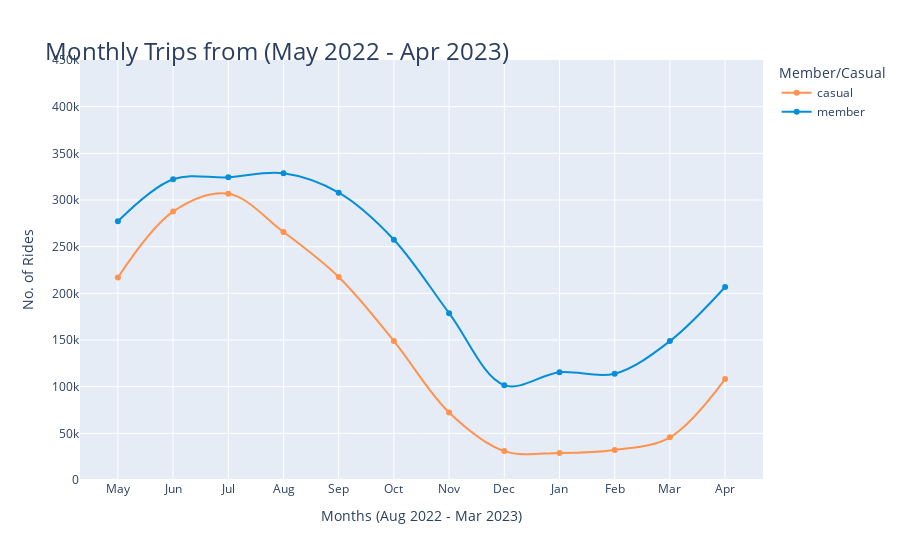

Here is the notebook cell this chart was saved with:
### Code cell
df_pv5 = cyc_data_combined.groupby(['year', 'month', 'member_casual'], as_index=False).count()
df_pv5 = df_pv5[df_pv5['ride_id'] != 0]

fig_3 = px.line(df_pv5, x = 'month', y = 'ride_id', range_y = [0,450000],
        color = 'member_casual', 
        line_shape = 'spline',
        markers=True, 
        labels = {'ride_id': 'No. of Rides', 'month': 'Months (Aug 2022 - Mar 2023)', 'member_casual': 'Member/Casual'},
        hover_name = 'member_casual', hover_data = {'member_casual': False, 'month': True, 'year':True, 'ride_id': True}, 
        color_discrete_map = {'casual': '#FF934F', 'member': '#058ED9'})
fig_3.update_layout(
    title=dict(text="Monthly Trips from (May 2022 - Apr 2023)",font=dict(size=24), automargin=True, yref='paper')
)
note = 'Fig. 3 - Total trips taken in a monthly basis among casaul riders and members. On average, both casual riders and members increase bike usage in summer months, with a gradual increase beginning during spring months of March - June. '
fig_3.add_annotation(
    text = note
    , showarrow=False
    , x = 0
    , y = -0.22
    , xref='paper'
    , yref='paper' 
    , xanchor='left'
    , yanchor='bottom'
    , xshift=-1
    , yshift=-7
    , font=dict(size=10, color="black")
    , align="left")

### Figure 1 — Plotly figure (JSON) as saved in the notebook; plotly's stock layout.template omitted (floating-point values rounded to 4 significant figures)
{"data": [{"customdata": [["casual", "2022"], ["casual", "2022"], ["casual", "2022"], ["casual", "2022"], ["casual", "2022"], ["casual", "2022"], ["casual", "2022"], ["casual", "2022"], ["casual", "2023"], ["casual", "2023"], ["casual", "2023"], ["casual", "2023"]], "hovertemplate": "<b>%{hovertext}</b><br><br>Months (Aug 2022 - Mar 2023)=%{x}<br>No. of Rides=%{y}<br>year=%{customdata[1]}<extra></extra>", "hovertext": ["casual", "casual", "casual", "casual", "casual", "casual", "casual", "casual", "casual", "casual", "casual", "casual"], "legendgroup": "casual", "line": {"color": "#FF934F", "dash": "solid", "shape": "spline"}, "marker": {"symbol": "circle"}, "mode": "markers+lines", "name": "casual", "orientation": "v", "showlegend": true, "x": ["May", "Jun", "Jul", "Aug", "Sep", "Oct", "Nov", "Dec", "Jan", "Feb", "Mar", "Apr"], "xaxis": "x", "y": [216938, 287553, 306612, 265748, 217485, 148865, 72366, 30979, 29021, 32209, 45739, 108163], "yaxis": "y", "type": "scatter"}, {"customdata": [["member", "2022"], ["member", "2022"], ["member", "2022"], ["member", "2022"], ["member", "2022"], ["member", "2022"], ["member", "2022"], ["member", "2022"], ["member", "2023"], ["member", "2023"], ["member", "2023"], ["member", "2023"]], "hovertemplate": "<b>%{hovertext}</b><br><br>Months (Aug 2022 - Mar 2023)=%{x}<br>No. of Rides=%{y}<br>year=%{customdata[1]}<extra></extra>", "hovertext": ["member", "member", "member", "member", "member", "member", "member", "member", "member", "member", "member", "member"], "legendgroup": "member", "line": {"color": "#058ED9", "dash": "solid", "shape": "spline"}, "marker": {"symbol": "circle"}, "mode": "markers+lines", "name": "member", "orientation": "v", "showlegend": true, "x": ["May", "Jun", "Jul", "Aug", "Sep", "Oct", "Nov", "Dec", "Jan", "Feb", "Mar", "Apr"], "xaxis": "x", "y": [277162, 322256, 324307, 328577, 307844, 257460, 178766, 101634, 115445, 113884, 148811, 206758], "yaxis": "y", "type": "scatter"}], "layout": {"xaxis": {"anchor": "y", "domain": [0, 1], "title": {"text": "Months (Aug 2022 - Mar 2023)"}, "type": "category", "range": [-0.6451, 11.65], "autorange": true}, "yaxis": {"anchor": "x", "domain": [0, 1], "title": {"text": "No. of Rides"}, "range": [0, 450000], "type": "linear"}, "legend": {"title": {"text": "Member/Casual"}, "tracegroupgap": 0}, "margin": {"t": 60}, "title": {"font": {"size": 24}, "text": "Monthly Trips from (May 2022 - Apr 2023)", "automargin": true, "yref": "paper"}, "annotations": [{"align": "left", "font": {"color": "black", "size": 10}, "showarrow": false, "text": "Fig. 3 - Total trips taken in a monthly basis among casaul riders and members. On average, both casual riders and members increase bike usage in summer months, with a gradual increase beginning during spring months of March - June. ", "x": 0, "xanchor": "left", "xref": "paper", "xshift": -1, "y": -0.22, "yanchor": "bottom", "yref": "paper", "yshift": -7}], "autosize": true}}
